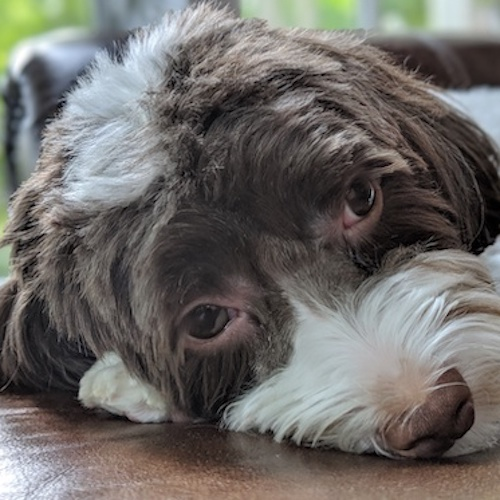
#> input picture _data/photos/dog/xander_1.jpg, 500 x 500 px, found by its file name
$ python MemeGenerator.py
#> lines starting #> are read from the running program, lines starting #| are printed output that depends on the picture
"""Class to manipulate image and draw caption onto image."""
from PIL import Image, ImageDraw, ImageFont
import random


class MemeEngine():
    """Class to manipulate image and draw caption onto image."""

    def __init__(self, img_out_path='./tmp'):
        """Create instance of class.

        Arguments:
            img_out_path {str} -- output folder for processed images
        """
        self.img_out_path = img_out_path

    def make_meme(self, img_path, text=None, author=None, width=500) -> str:
        """Make a meme by adding caption on a resized image.

        Arguments:
            img_path {str} -- the file location of the input image
            text {str} -- image caption text to put on the image
            author {str} -- author name
            width {int} -- resize image to max width
        Returns:
            str -- location of the produced meme image file
        """
#> called with img_path = './_data/photos/dog/xander_1.jpg', text = 'Hello', author = 'Sobaka', width = 500
        width_limit = width
        file_ext = img_path.split('.')[-1]

        # Load image
        try:
            img = Image.open(img_path)
#> img is the input picture: PIL image 500x500 RGB; mean R, G, B 108.3, 105.2, 101.9
        except Exception as exception_name:
            print('Exception raised: ', exception_name)

        # Resize image so the width is at most 500px and the height\
        # is scaled proportionally
        width, height = img.size
#> width = 500; height = 500
        if width > width_limit:
            scale_ratio = width_limit / width
            width = int(width * scale_ratio)
            height = int(height * scale_ratio)
            size = (width, height)
            img = img.resize(size, Image.NEAREST)

        # Add caption text to the image
        if text is not None:
            draw = ImageDraw.Draw(img)
            fnt_size = int(height / 12)
#> fnt_size = 41
            fnt = ImageFont.truetype('./fonts/LilitaOne-Regular.ttf',
                                     size=fnt_size)

            # "No text" frame around the image of at least 10px
            frame_margin = max(10, int(fnt_size / 4))
#> frame_margin = 10
            # Keep horizontal position fixed at the no text frame
            caption_x = frame_margin
#> caption_x = 10
            # Texbox size for unfolded text
            x1, y1, x2, y2 = draw.multiline_textbbox(
                                                     (0, 0),
                                                     f'"{text}"\n-{author}',
                                                     font=fnt
                                                     )
#> x1 = 0; y1 = 8; x2 = 165; y2 = 82
            # Number of lines to split text into
            n_lines = int((x2 - x1) / width) + ((x2 - x1) % width > 0)
#> n_lines = 1
            # Split text into multiple lines
            if n_lines > 1:
                string_length = len(text)
                txt_lines = ['']
                ii = 0
                for word in text.split():
                    if len(txt_lines[ii] + ' ' + word) < string_length/n_lines:
                        txt_lines[ii] += word + ' '
                    else:
                        txt_lines.append(word + ' ')
                        ii += 1
                n_lines = len(txt_lines)
                text = "\n".join(txt_lines)
                # Update now a multi line text box size
                _, y1, _, y2 = draw.multiline_textbbox(
                                                       (0, 0),
                                                       f'"{text}"\n-{author}',
                                                       font=fnt
                                                       )

            # Random vertical position of the text box
            caption_y = random.randint(frame_margin,
                                       height - frame_margin - (y2 - y1))
#> caption_y = 207
            draw.text((caption_x, caption_y),
                      f'"{text}"\n-{author}',
                      font=fnt,
                      fill='white')

        out_path = f'{self.img_out_path}/{random.randint(0,10**6)}.{file_ext}'
        img.save(out_path)
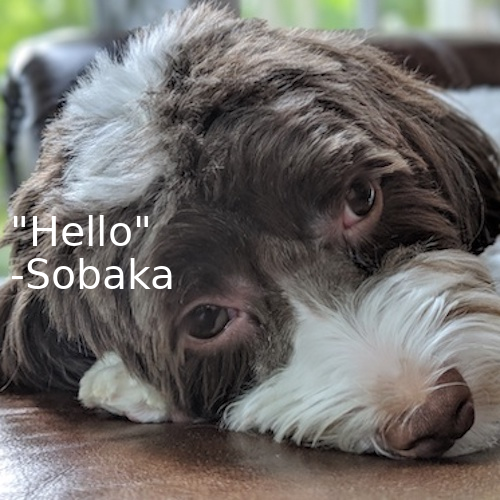
#> saved as 794772.jpg: PIL image 500x500 RGB; mean R, G, B 110, 106.9, 103.7
        return out_path

    def __repr__(self):
        """Machine readable string representating this class."""
        return f'{self.img_out_path}'

if __name__ == '__main__':
    postcard = MemeEngine()
    print(postcard)
    postcard.make_meme('./_data/photos/dog/xander_1.jpg',
                       'Hello', 'Sobaka', 500)

$ run again, with _data/photos/dog/xander_2.jpg copied over _data/photos/dog/xander_1.jpg
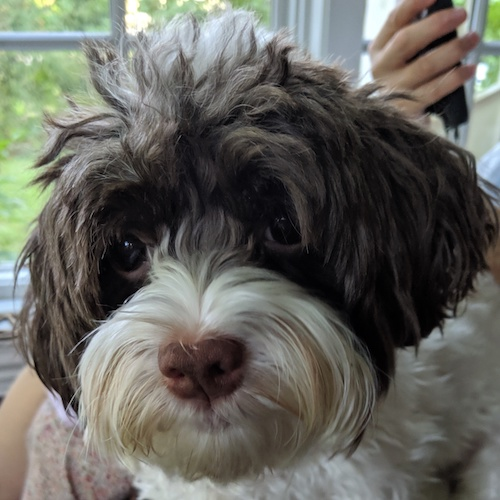
#> input picture _data/photos/dog/xander_2.jpg, 500 x 500 px, found by its file name
#> in make_meme, img is the input picture: PIL image 500x500 RGB; mean R, G, B 100.3, 99.9, 93.2
#> x1 = 0; y1 = 8; x2 = 165; y2 = 82
#> n_lines = 1
#> caption_y = 207
#> in make_meme, `img.save(out_path)`:
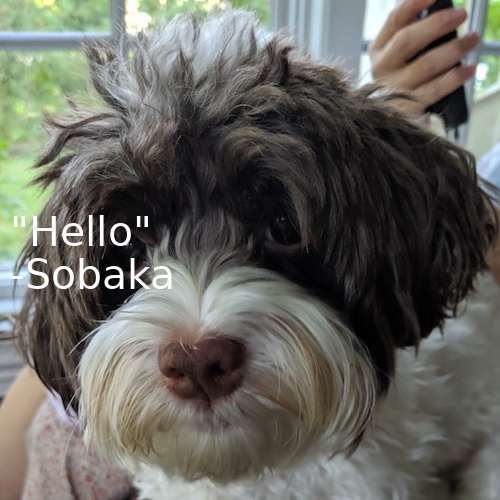
#> saved as 794772.jpg: PIL image 500x500 RGB; mean R, G, B 102, 101.7, 95.1

$ run again, with _data/photos/dog/xander_3.jpg copied over _data/photos/dog/xander_1.jpg
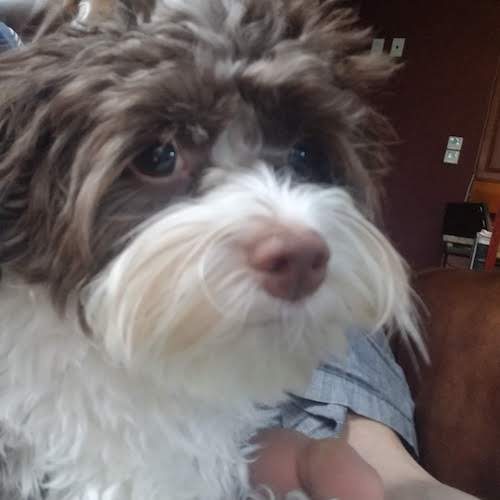
#> input picture _data/photos/dog/xander_3.jpg, 500 x 500 px, found by its file name
#> in make_meme, img is the input picture: PIL image 500x500 RGB; mean R, G, B 112.3, 103.5, 102.9
#> x1 = 0; y1 = 8; x2 = 165; y2 = 82
#> n_lines = 1
#> caption_y = 207
#> in make_meme, `img.save(out_path)`:
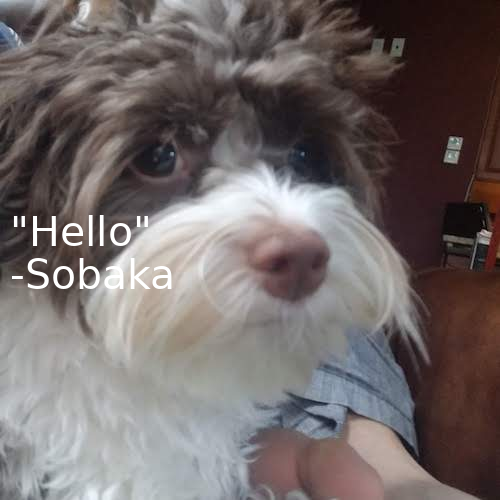
#> saved as 794772.jpg: PIL image 500x500 RGB; mean R, G, B 113.7, 105, 104.4

$ run again, with _data/photos/dog/xander_4.jpg copied over _data/photos/dog/xander_1.jpg
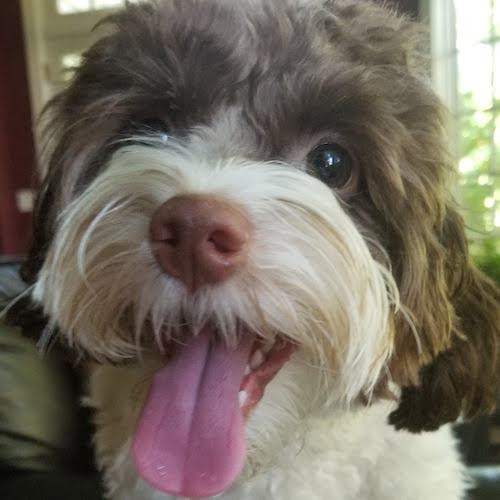
#> input picture _data/photos/dog/xander_4.jpg, 500 x 500 px, found by its file name
#> in make_meme, img is the input picture: PIL image 500x500 RGB; mean R, G, B 118.6, 110.1, 98.5
#> x1 = 0; y1 = 8; x2 = 165; y2 = 82
#> n_lines = 1
#> caption_y = 207
#> in make_meme, `img.save(out_path)`:
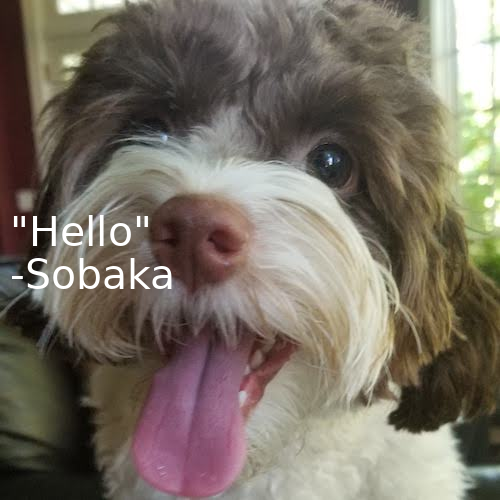
#> saved as 794772.jpg: PIL image 500x500 RGB; mean R, G, B 120.2, 111.7, 100.2
